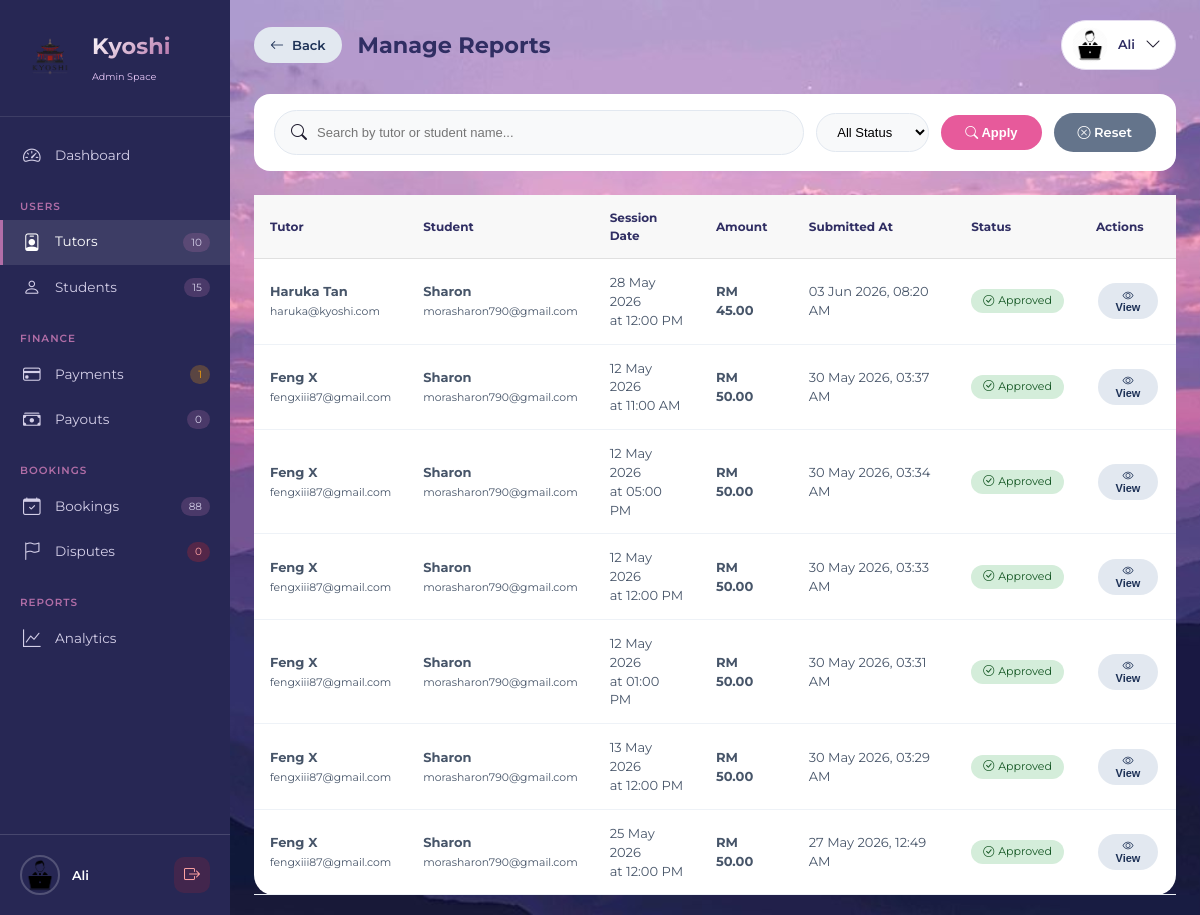
Page /php/admin_session_reports.php (signed in) on the committed database.
### tables this page shows
CREATE TABLE `users` (
  `id` int(11) NOT NULL,
  `fullname` varchar(100) NOT NULL,
  `email` varchar(100) NOT NULL,
  `password` varchar(255) NOT NULL,
  `phone` varchar(30) DEFAULT NULL,
  `role` enum('student','tutor','admin') NOT NULL,
  `profile_pic` varchar(255) DEFAULT NULL,
  `created_at` timestamp NOT NULL DEFAULT current_timestamp(),
  `status` varchar(20) DEFAULT 'approved',
  `verification_token` varchar(255) DEFAULT NULL,
  `is_verified` tinyint(1) DEFAULT 0,
  `google_calendar_connected` tinyint(1) DEFAULT 0,
  `google_calendar_asked` tinyint(1) DEFAULT 0,
  `deactivated_at` datetime DEFAULT NULL,
  `deactivation_reason` text DEFAULT NULL,
  `first_promo_applied` tinyint(4) DEFAULT 0,
  `is_first_purchase` tinyint(4) DEFAULT 1,
  `promo_code_used` varchar(50) DEFAULT NULL
);

CREATE TABLE `session_reports` (
  `id` int(11) NOT NULL,
  `booking_id` int(11) NOT NULL,
  `tutor_id` int(11) NOT NULL,
  `student_id` int(11) NOT NULL,
  `session_date` date NOT NULL,
  `session_time` time NOT NULL,
  `lesson_summary` text NOT NULL,
  `student_progress` varchar(255) DEFAULT NULL,
  `topics_covered` text DEFAULT NULL,
  `homework_given` text DEFAULT NULL,
  `tutor_notes` text DEFAULT NULL,
  `student_feedback` text DEFAULT NULL,
  `materials_used` text DEFAULT NULL,
  `next_session_focus` text DEFAULT NULL,
  `attendance_status` enum('attended','late','absent') DEFAULT 'attended',
  `report_status` enum('draft','submitted','approved','rejected') DEFAULT 'draft',
  `admin_notes` text DEFAULT NULL,
  `created_at` datetime DEFAULT current_timestamp(),
  `updated_at` datetime DEFAULT current_timestamp() ON UPDATE current_timestamp(),
  `submitted_at` datetime DEFAULT NULL
);

CREATE TABLE `bookings` (
  `id` int(11) NOT NULL,
  `student_id` int(11) NOT NULL,
  `tutor_id` int(11) NOT NULL,
  `language` varchar(50) NOT NULL,
  `learning_mode` enum('online','face_to_face') NOT NULL,
  `booking_date` date NOT NULL,
  `booking_time` time NOT NULL,
  `total_amount` decimal(10,2) DEFAULT 0.00,
  `status` enum('pending','accepted','confirmed','rescheduled','completed','cancelled','disputed') DEFAULT 'pending',
  `completed_at` datetime DEFAULT NULL,
  `auto_completed` tinyint(1) DEFAULT 0,
  `cancelled_by` enum('student','tutor','admin') DEFAULT NULL,
  `cancel_reason` text DEFAULT NULL,
  `meeting_location` varchar(255) DEFAULT NULL,
  `created_at` timestamp NOT NULL DEFAULT current_timestamp(),
  `notes` text DEFAULT NULL,
  `focus` varchar(255) DEFAULT NULL,
  `meeting_link` varchar(500) DEFAULT NULL,
  `link_provided_at` datetime DEFAULT NULL,
  `link_reminder_sent` tinyint(1) DEFAULT 0,
  `proficiency_level` varchar(20) DEFAULT 'beginner',
  `reminder_sent` tinyint(4) DEFAULT 0
);

### php/admin_session_reports.php (the view, shortened to what this page needs)
<?php
include 'send_session_report_email.php';
$assetBase = '../assets/img';
$adminID = $_SESSION['user_id'];
$stmt = $conn->prepare("SELECT * FROM users WHERE id = ? AND role = 'admin'");
$stmt->bind_param("i", $adminID);
$stmt->execute();
$admin = $stmt->get_result()->fetch_assoc();
$displayName = $admin['fullname'];
$profilePic = !empty($admin['profile_pic']) ? '../uploads/profiles/' . $admin['profile_pic'] : $assetBase . '/profile-admin.png';
$status_filter = $_GET['status'] ?? 'all';
$search = $_GET['search'] ?? '';
$reports_sql = "
    SELECT sr.*,
           t.fullname as tutor_name,
           t.email as tutor_email,
           s.fullname as student_name,
           s.email as student_email,
           b.total_amount,
           b.booking_date,
           b.booking_time,
           b.status as booking_status
    FROM session_reports sr
    JOIN users t ON sr.tutor_id = t.id
    JOIN users s ON sr.student_id = s.id
    LEFT JOIN bookings b ON sr.booking_id = b.id
    WHERE 1=1
";
$reports_sql .= " ORDER BY sr.submitted_at DESC";
$reports = $conn->query($reports_sql);
$totalTutors = $conn->query("SELECT COUNT(*) as count FROM users WHERE role = 'tutor'")->fetch_assoc()['count'];
$totalStudents = $conn->query("SELECT COUNT(*) as count FROM users WHERE role = 'student'")->fetch_assoc()['count'];
$totalBookings = $conn->query("SELECT COUNT(*) as count FROM bookings")->fetch_assoc()['count'];
$pendingPayments = $conn->query("SELECT COUNT(*) as count FROM payments WHERE status = 'pending'")->fetch_assoc()['count'];
$pendingDisputes = $conn->query("SELECT COUNT(*) as count FROM disputes WHERE status = 'pending'")->fetch_assoc()['count'];
$pendingPayouts = $conn->query("SELECT COUNT(*) as count FROM payout_requests WHERE status = 'pending'")->fetch_assoc()['count'] ?? 0;
function e($value) {
    return htmlspecialchars($value ?? '', ENT_QUOTES, 'UTF-8');
}
function getStatusBadge($status) {
    switch ($status) {
        case 'approved':
            return '<span class="badge-approved"><i class="bi bi-check-circle"></i> Approved</span>';
    }
}
?>
<!DOCTYPE html>
<html lang="en">
<head>
    <link rel="stylesheet" href="../css/astyle.css">
    <link rel="stylesheet" href="https://cdn.jsdelivr.net/npm/bootstrap-icons@1.13.1/font/bootstrap-icons.min.css">
</head>
<body>
<aside class="sidebar" id="sidebar">
    <div class="sidebar-header">
        <div class="brand-wrapper">
            <img src="<?= e($assetBase) ?>/logo.png" alt="Kyoshi" class="brand-icon">
            <div class="brand-title">
                <h1>Kyoshi</h1>
                <span class="admin-space-text">Admin Space</span>
            </div>
        </div>
    </div>
    <nav class="nav-menu">
        <div class="nav-section">
            <a href="admin_dashboard.php" class="nav-item">
                <i class="bi bi-speedometer2"></i><span>Dashboard</span>
            </a>
        </div>
        <div class="nav-section">
            <div class="nav-section-label">USERS</div>
            <a href="admin_tutor_actions.php" class="nav-item active">
                <i class="bi bi-person-badge"></i><span>Tutors</span>
                <span class="nav-badge"><?= $totalTutors ?></span>
            </a>
            <a href="admin_student_actions.php" class="nav-item">
                <i class="bi bi-person"></i><span>Students</span>
                <span class="nav-badge"><?= $totalStudents ?></span>
            </a>
        </div>
        <div class="nav-section">
            <div class="nav-section-label">FINANCE</div>
            <a href="admin_payments.php" class="nav-item">
                <i class="bi bi-credit-card"></i><span>Payments</span>
                <span class="nav-badge pending"><?= $pendingPayments ?></span>
            </a>
            <a href="admin_payouts.php" class="nav-item">
                <i class="bi bi-cash-stack"></i><span>Payouts</span>
                <span class="nav-badge"><?= $pendingPayouts ?></span>
            </a>
        </div>
        <div class="nav-section">
            <div class="nav-section-label">BOOKINGS</div>
            <a href="admin_bookings.php" class="nav-item">
                <i class="bi bi-calendar-check"></i><span>Bookings</span>
                <span class="nav-badge"><?= $totalBookings ?></span>
            </a>
            <a href="admin_disputes.php" class="nav-item">
                <i class="bi bi-flag"></i><span>Disputes</span>
                <span class="nav-badge dispute"><?= $pendingDisputes ?></span>
            </a>
        </div>
        <div class="nav-section">
            <div class="nav-section-label">REPORTS</div>
            <a href="admin_reports.php" class="nav-item">
                <i class="bi bi-graph-up"></i><span>Analytics</span>
            </a>
        </div>
    </nav>
    <div class="sidebar-footer">
        <div class="admin-info">
            <img src="<?= e($profilePic) ?>" alt="Admin" class="footer-avatar">
            <div class="admin-details">
                <span class="admin-name"><?= e($displayName) ?></span>
            </div>
        </div>
        <a href="logout.php" class="logout-icon"><i class="bi bi-box-arrow-right"></i></a>
    </div>
</aside>
<div class="main-content" id="mainContent">
  <div class="top-bar">
    <div class="page-title">
        <div class="title-with-back">
            <a href="admin_tutor_actions.php" class="back-btn-desktop">
                <i class="bi bi-arrow-left"></i>
                <span>Back</span>
            </a>
            <h1>Manage Reports</h1>
        </div>
    </div>
    <div class="relative">
        <div class="admin-profile" onclick="toggleDropdown()">
            <img src="<?= e($profilePic) ?>" alt="Admin">
            <span><?= e($displayName) ?></span>
            <i class="bi bi-chevron-down"></i>
        </div>
    </div>
</div>
    <div class="filter-bar">
        <div class="search-box">
            <i class="bi bi-search"></i>
            <input type="text" id="searchInput" placeholder="Search by tutor or student name..." value="<?= e($search) ?>">
        </div>
        <select id="statusFilter" class="filter-select">
            <option value="all" <?= $status_filter == 'all' ? 'selected' : '' ?>>All Status</option>
        </select>
        <button class="btn-filter" onclick="applyFilters()"><i class="bi bi-search"></i> Apply</button>
        <a href="admin_session_reports.php" class="btn-reset"><i class="bi bi-x-circle"></i> Reset</a>
    </div>
    <div class="reports-container">
        <?php if (!$reports || $reports->num_rows == 0): ?>
            <div class="empty-state">
                <i class="bi bi-file-text"></i>
                <p>No session reports found.</p>
            </div>
        <?php else: ?>
            <table class="reports-table">
                <thead>
                    <tr>
                        <th>Tutor</th>
                        <th>Student</th>
                        <th>Session Date</th>
                        <th>Amount</th>
                        <th>Submitted At</th>
                        <th>Status</th>
                        <th>Actions</th>
                    </tr>
                </thead>
                <tbody>
                    <?php while ($report = $reports->fetch_assoc()): ?>
                    <tr>
                        <td>
                            <strong><?= e($report['tutor_name']) ?></strong><br>
                            <small><?= e($report['tutor_email']) ?></small>
                        </td>
                        <td>
                            <strong><?= e($report['student_name']) ?></strong><br>
                            <small><?= e($report['student_email']) ?></small>
                        </td>
                        <td><?= date('d M Y', strtotime($report['session_date'])) ?> <br> at <?= date('h:i A', strtotime($report['session_time'])) ?></td>
                        <td><strong> RM <?= number_format($report['total_amount'] ?? 0, 2) ?></strong></td>
                        <td><?= date('d M Y, h:i A', strtotime($report['submitted_at'])) ?></td>
                        <td><?= getStatusBadge($report['report_status']) ?></td>
                        <td>
                            <button class="btn-view" onclick="viewReport(<?= $report['id'] ?>)">
                                <i class="bi bi-eye"></i> View
                            </button>
                        </td>
                    </tr>
                    <?php endwhile; ?>
                </tbody>
            </table>
        <?php endif; ?>
    </div>
</div>
</body>
</html>

### css/astyle.css (style rules this page uses)
@media (min-width: 901px) { .admin-profile { display: flex !important; } }
@media (min-width: 901px) { .page-title { display: block !important; } }
.title-with-back { display: flex; align-items: center; gap: 16px; }
.back-btn-desktop { display: inline-flex; align-items: center; gap: 8px; background: #e2e8f0; color: #1d3156; padding: 8px 16px; border-radius: 40px; text-decoration: none; font-size: 13px; font-weight: 600; transition: all 0.2s ease; white-space: nowrap; }
.back-btn-desktop i { font-size: 14px; }

### rows in the picture
users: fullname "Ali"
session_reports: tutor.fullname "Haruka Tan", tutor.email "haruka@kyoshi.com", student.fullname "Sharon", student.email "morasharon790@gmail.com", session_date "28 May 2026", session_time "12:00 PM", booking.total_amount "45.00", submitted_at "03 Jun 2026, 08:20 AM", report_status "approved" (drawn)
session_reports: tutor.fullname "Feng X", tutor.email "fengxiii87@gmail.com", student.fullname "Sharon", student.email "morasharon790@gmail.com", session_date "12 May 2026", session_time "11:00 AM", booking.total_amount "50.00", submitted_at "30 May 2026, 03:37 AM", report_status "approved" (drawn)
session_reports: tutor.fullname "Feng X", tutor.email "fengxiii87@gmail.com", student.fullname "Sharon", student.email "morasharon790@gmail.com", session_date "12 May 2026", session_time "05:00 PM", booking.total_amount "50.00", submitted_at "30 May 2026, 03:34 AM", report_status "approved" (drawn)
session_reports: tutor.fullname "Feng X", tutor.email "fengxiii87@gmail.com", student.fullname "Sharon", student.email "morasharon790@gmail.com", session_date "12 May 2026", session_time "12:00 PM", booking.total_amount "50.00", submitted_at "30 May 2026, 03:33 AM", report_status "approved" (drawn)
session_reports: tutor.fullname "Feng X", tutor.email "fengxiii87@gmail.com", student.fullname "Sharon", student.email "morasharon790@gmail.com", session_date "12 May 2026", session_time "01:00 PM", booking.total_amount "50.00", submitted_at "30 May 2026, 03:31 AM", report_status "approved" (drawn)
session_reports: tutor.fullname "Feng X", tutor.email "fengxiii87@gmail.com", student.fullname "Sharon", student.email "morasharon790@gmail.com", session_date "13 May 2026", session_time "12:00 PM", booking.total_amount "50.00", submitted_at "30 May 2026, 03:29 AM", report_status "approved" (drawn)
session_reports: tutor.fullname "Feng X", tutor.email "fengxiii87@gmail.com", student.fullname "Sharon", student.email "morasharon790@gmail.com", session_date "25 May 2026", session_time "12:00 PM", booking.total_amount "50.00", submitted_at "27 May 2026, 12:49 AM", report_status "approved" (drawn)

### other values in the picture
$totalTutors "10"
$totalStudents "15"
$pendingPayments "1"
$pendingPayouts "0"
$totalBookings "88"
$pendingDisputes "0"
